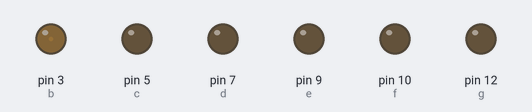
The sketch below on a simulated Arduino Uno, built with avr-gcc and run on an emulated ATmega328P. Parts: output pins drawn as LEDs (lit = HIGH).

Above: at 0.15 s.
At 6.55 s:
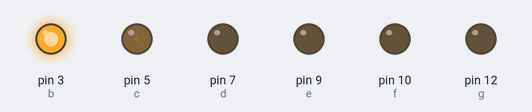
At 12.8 s:
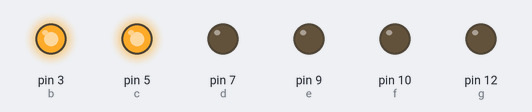
At 16.1 s:
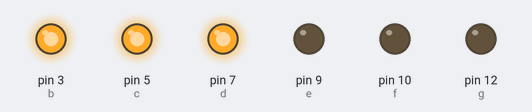
At 32.0 s:
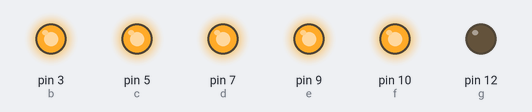
At 35.3 s:
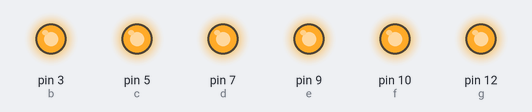
Timing chart, 0 to 40.0 s (numbered marks = the images above):
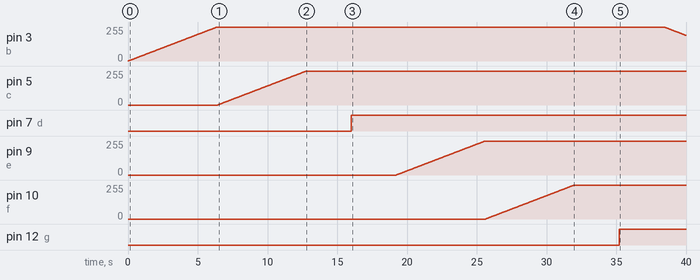

Measured:
- by itself, pin 3 (b): rises from 0/255 to 255/255 in 6.4 s, then falls to 192/255 in 33.6 s
- by itself, pin 5 (c), pin 9 (e), pin 10 (f): moves from 0/255 to 255/255 over 6.4 s
- by itself, pin 7 (d): LOW → HIGH at 16.0 s
- by itself, pin 12 (g): LOW → HIGH at 35.2 s

The sketch:

LED_fading.ino
```cpp
int b = 3;
int c = 5;
int d = 7;
int e = 9;
int f = 10;
int g = 12;
void setup() {
  // put your setup code here, to run once:
pinMode(b,OUTPUT);
pinMode(c,OUTPUT);
pinMode(d,OUTPUT);
pinMode(e,OUTPUT);
pinMode(f,OUTPUT);
pinMode(g,OUTPUT);
}

void loop() {
  // put your main code here, to run repeatedly:
for (int i = 0; i<256;i++){
  analogWrite(b,i);
  delay(25);
}
for (int i = 0; i<256;i++){
  analogWrite(c,i);
  delay(25);
}
for (int i = 0; i<256;i++){
  analogWrite(d,i);
  delay(25);
}
for (int i = 0; i<256;i++){
  analogWrite(e,i);
  delay(25);
}
for (int i = 0; i<256;i++){
  analogWrite(f,i);
  delay(25);
}
for (int i = 0; i<256;i++){
  analogWrite(g,i);
  delay(25);
}
for (int i = 255; i >= 0; i--){
  analogWrite(b,i);
  delay(25);
}
for (int i = 255; i >=0; i--){
  analogWrite(c,i);
  delay(25);
}
for (int i = 255; i >=0; i--){
  analogWrite(d,i);
  delay(25);
}
for (int i = 255; i >=0; i--){
  analogWrite(e,i);
  delay(25);
}
for (int i = 255; i >=0; i--){
  analogWrite(f,i);
  delay(25);
}
for (int i = 255; i >=0; i--){
  analogWrite(g,i);
  delay(25);
}
}
```
